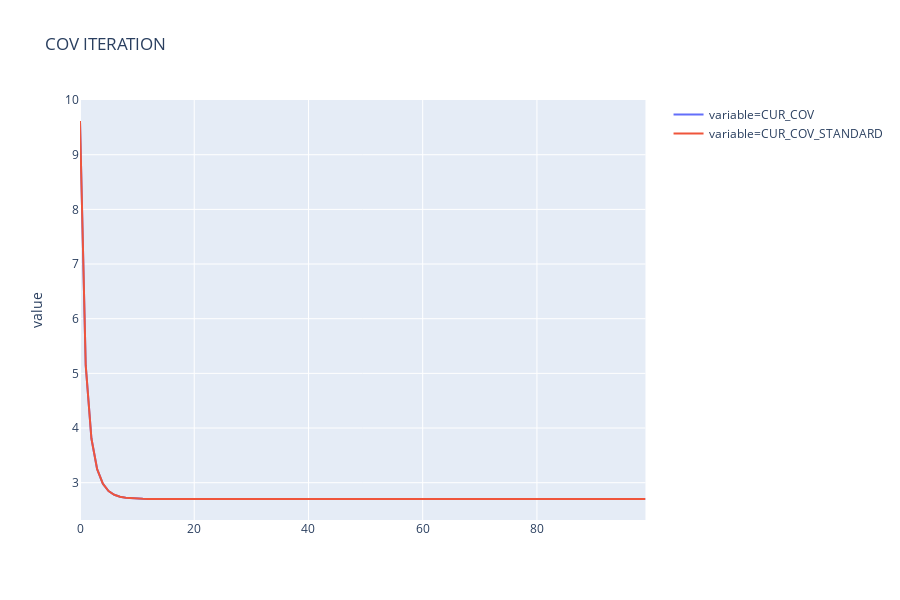

The code cell stored with this chart in its notebook:
### Code cell
px.line(pd.melt(
    res_df, value_vars=['CUR_COV', 'CUR_COV_STANDARD']), y='value', color='variable',
       title='COV ITERATION')
